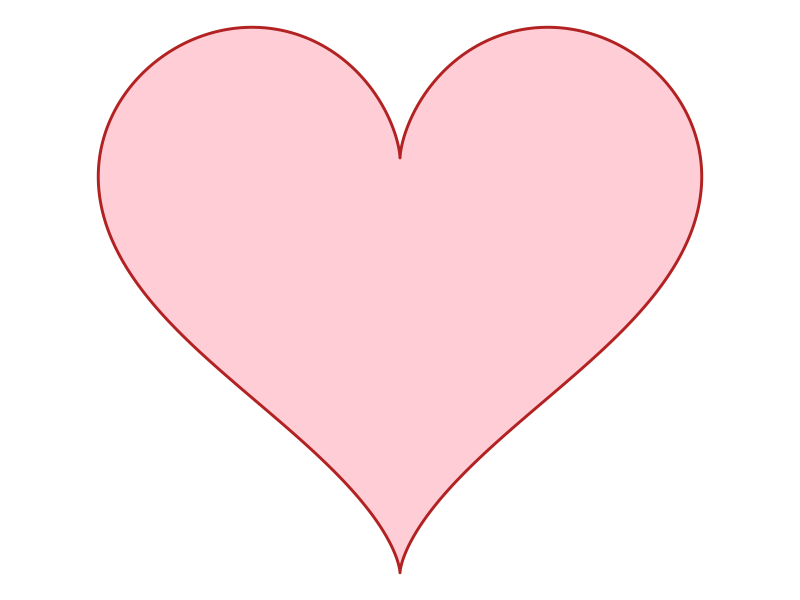

Write R code to recreate this figure.
## ---- chunk 1
longest_substring <- function(s) {
  if (nchar(s) == 0) return(0)
  chars <- strsplit(s, "")[[1]]
  last_seen <- list() 
  start <- 1          
  max_len <- 0
  for (i in seq_along(chars)) {
    ch <- chars[i]
    if (!is.null(last_seen[[ch]]) && last_seen[[ch]] >= start) {
      start <- last_seen[[ch]] + 1 
    }
    last_seen[[ch]] <- i
    max_len <- max(max_len, i - start + 1)
  }
  max_len
}
## ---- chunk 2
library(ggplot2)

heart_data <- data.frame(t = seq(0, 2 * pi, by = 0.01))
heart_data$x <- 16 * sin(heart_data$t)^3
heart_data$y <- 13 * cos(heart_data$t) - 5 * cos(2 * heart_data$t)-2 * cos(3 * heart_data$t) - cos(4 * heart_data$t)
## ---- chunk 3
#| include: true
ggplot(heart_data, aes(x = x, y = y)) +
  geom_polygon(fill = "pink", color = "firebrick", linewidth = 1, alpha = 0.8) +
  coord_fixed() +
  theme_void()
